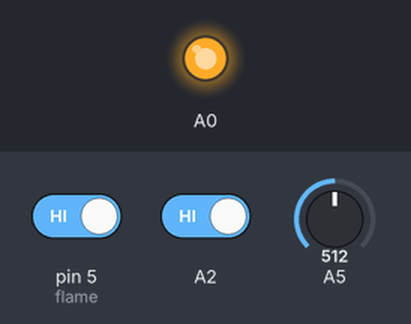
A sketch run on a simulated Arduino Uno, built with avr-gcc and run on an emulated ATmega328P. Parts: output pins drawn as LEDs (lit = HIGH). Inputs (shaded band) come from the test bench; at power-on: A5 = 512, pin 5 (flame) HIGH, A2 HIGH. The modem accepts every AT command (registered, SIM ready, sends succeed) and sends nothing else; what the sketch prints to the serial monitor is not drawn.

Above: at 1.3 s.
1.4 s: A5 set to 46
10.0 s: A5 set to 37
At 11.1 s:
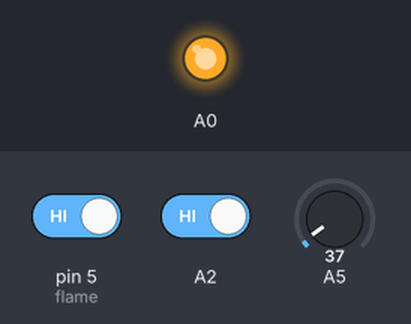
12.6 s: pin 5 (flame) driven LOW
At 16.8 s:
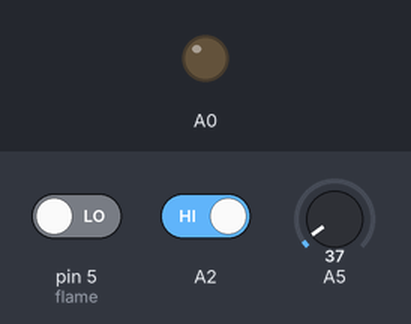
24.8 s: A2 driven LOW
Timing chart, 0 to 34.9 s (numbered marks = the images above; inputs shaded):
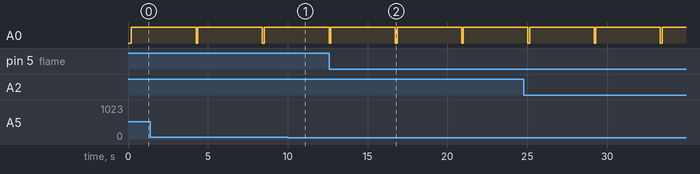

Measured:
- after the input at 10.0 s, A0: stays HIGH (without the input it goes to LOW after 2.6 s)
- after the input at 12.6 s, A0: alternates HIGH for 4.0 s and LOW for 0.10 s, starting at once
- by itself, A0: alternates HIGH for 4.1 s and LOW for 0.10 s

The sketch:

Code_HomeSecuritySystem.ino
```cpp
#include <SoftwareSerial.h>
 void SendMessage(String SMS);
SoftwareSerial mySerial(2, 3);

void setup()
{
  mySerial.begin(9600);   // Setting the baud rate of GSM Module
  Serial.begin(9600);    // Setting the baud rate of Serial Monitor (Arduino)
  delay(100);
  pinMode(A0,OUTPUT);
  digitalWrite(A0,HIGH);
}


void loop()
{
  int y1=digitalRead(A2);
  if(y1==0)
  {
    digitalWrite(A0,LOW);
    delay(100);
    digitalWrite(A0,HIGH);
    SendMessage("DOOR");
  }
  int y2=digitalRead(5);//flame
  if(y2==0)
  {
    digitalWrite(A0,LOW);
    delay(100);
    digitalWrite(A0,HIGH);
    SendMessage("Flame");
  }
  int y3=digitalRead(5);//SMOKE
  if(y3==0)
  {
    digitalWrite(A0,LOW);
    delay(100);
    digitalWrite(A0,HIGH);
    SendMessage("SMOKE");
  }
  int sensorValue = analogRead(A5);
  if(sensorValue>40)
  {
    digitalWrite(A0,LOW);
    delay(100);
    digitalWrite(A0,HIGH);
    Serial.print("Motion Detected");
    SendMessage("Motion Detected");
  }
  else
  {
    digitalWrite(A0,HIGH);
  }
}


 void SendMessage(String SMS)
{
  mySerial.println("AT+CMGF=1");    //Sets the GSM Module in Text Mode
  delay(1000);  // Delay of 1000 milli seconds or 1 second
  mySerial.println("AT+CMGS=\"+91XXXXXXXXXX\"\r"); // Replace x with mobile number
  delay(1000);
  mySerial.println(SMS);// The SMS text you want to send
  delay(1000);
   mySerial.println((char)26);// ASCII code of CTRL+Z
  delay(1000);
}


 void RecieveMessage()
{
  mySerial.println("AT+CNMI=2,2,0,0,0\r"); // AT Command to receive a live SMS
  delay(1000);
 }
```
